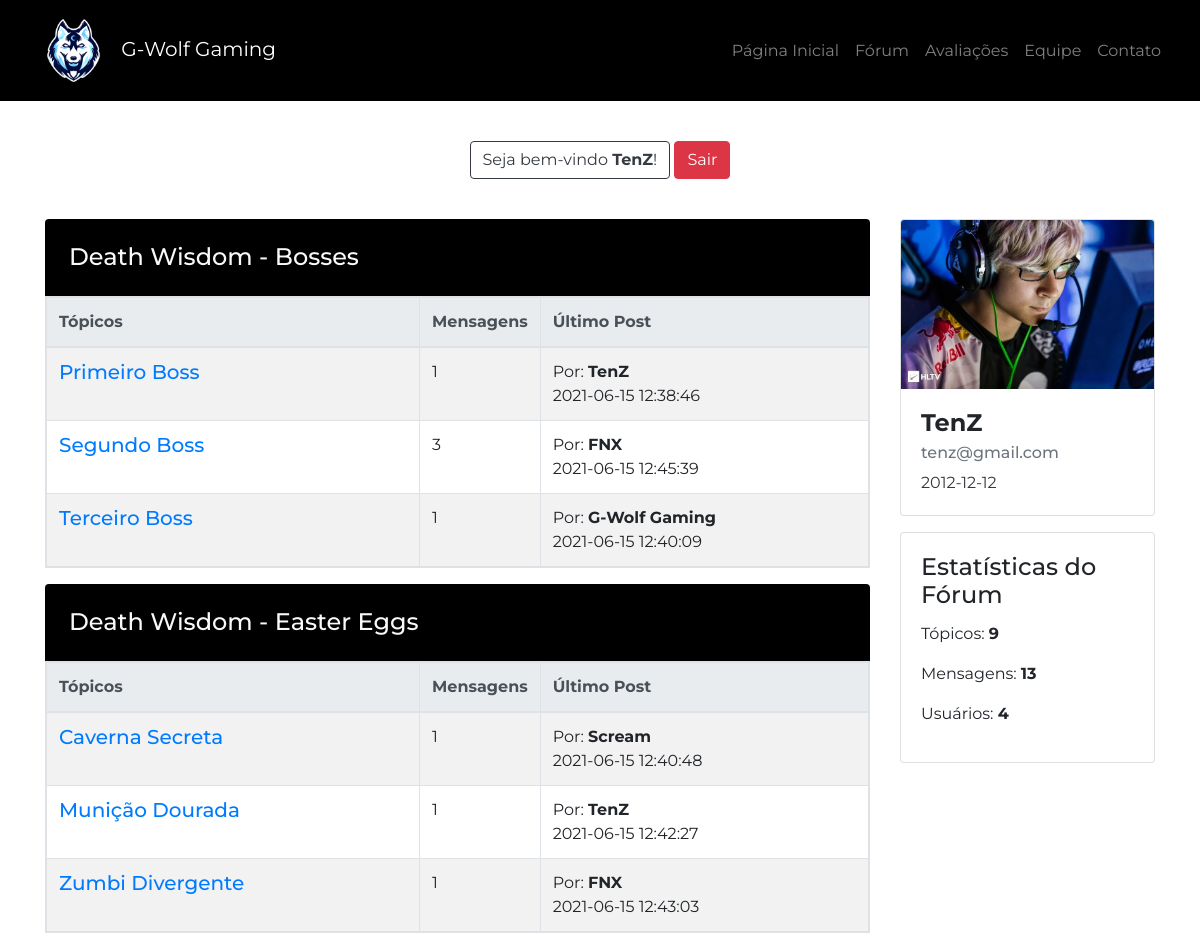
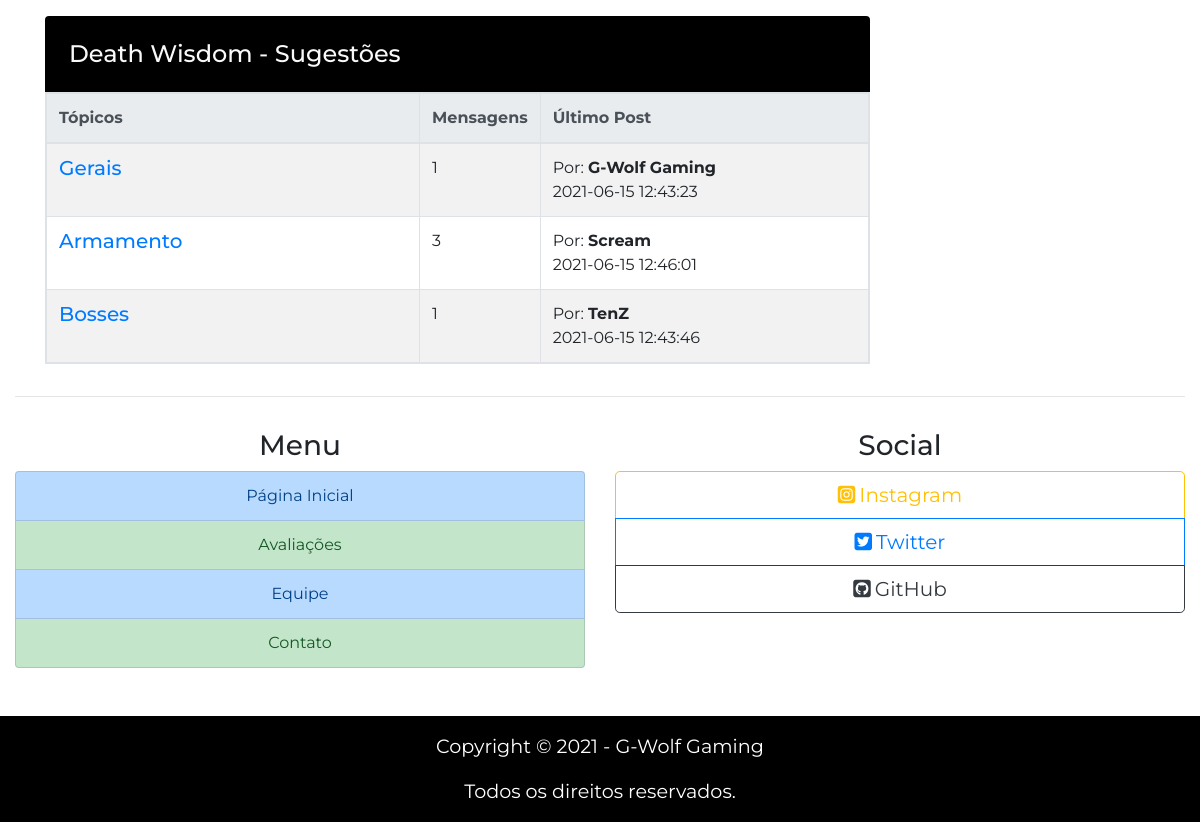
The app's page /forum.php (signed in) with its own data (2 pictures, top to bottom).
### tables this page shows
CREATE TABLE IF NOT EXISTS `mensagens_topico` (
  `id_msg` int(11) NOT NULL AUTO_INCREMENT,
  `conteudo_msg` varchar(3000) NOT NULL,
  `autor_msg` varchar(255) NOT NULL,
  `img_autor_msg` varchar(40) NOT NULL,
  `data_msg` datetime NOT NULL,
  `topico_msg` varchar(255) NOT NULL,
  PRIMARY KEY (`id_msg`)
);

### forum.php (the view, shortened to what the rows shown need)
<?php
include_once("./php/contagem.php");
?>
<!DOCTYPE html>
<html lang="pt-br">
<head>
    <link rel="stylesheet" href="https://stackpath.bootstrapcdn.com/bootstrap/4.5.0/css/bootstrap.min.css">
    <link rel="stylesheet" href="./css/global.css">
    <link rel="stylesheet" href="./css/homeforum.css">
</head>
<body>
    <main>
        <div class="container mt-2">
            <div class="row">
                <div class="col-12 col-lg-9 col-xl-9">
                    <h2 class="h4 categoria mb-0 p-4 rounded-top text-light">Death Wisdom - Bosses</h2>
                    <table class="table table-striped table-bordered table-responsive">
                        <thead class="thead-light">
                            <tr>
                                <th class="topics-col" scope="col">Tópicos</th>
                                <th scope="col">Mensagens</th>
                                <th class="lastpost-col" scope="col">Último Post</th>
                            </tr>
                        </thead>
                        <tbody>
                            <tr>
                                <td>
                                    <div>
                                        Por: <b><?php echo $last_pb['autor_msg']; ?></b>
                                    </div>
                                    <div>
                                        <?php echo $last_pb['data_msg'];?>
                                    </div>
                                </td>
                            </tr>
                            <tr>
                                <td>
                                    <div>
                                        Por: <b><?php echo $last_sb['autor_msg'];?></b>
                                    </div>
                                    <div>
                                        <?php echo $last_sb['data_msg'];?>
                                    </div>
                                </td>
                            </tr>
                            <tr>
                                <td>
                                    <div>
                                        Por: <b><?php echo $last_tb['autor_msg'];?></b>
                                    </div>
                                    <div>
                                        <?php echo $last_tb['data_msg'];?>
                                    </div>
                                </td>
                            </tr>
                        </tbody>
                    </table>
                    <h2 class="h4 categoria mb-0 p-4 rounded-top text-light">Death Wisdom - Easter Eggs</h2>
                    <table class="table table-striped table-bordered table-responsive">
                        <thead class="thead-light">
                            <tr>
                                <th class="topics-col" scope="col">Tópicos</th>
                                <th scope="col">Mensagens</th>
                                <th class="lastpost-col" scope="col">Último Post</th>
                            </tr>
                        </thead>
                        <tbody>
                            <tr>
                                <td>
                                    <div>
                                        Por: <b><?php echo $last_cs['autor_msg'];?></b>
                                    </div>
                                    <div>
                                        <?php echo $last_cs['data_msg'];?>
                                    </div>
                                </td>
                            </tr>
                            <tr>
                                <td>
                                    <div>
                                        Por: <b><?php echo $last_md['autor_msg'];?></b>
                                    </div>
                                    <div>
                                        <?php echo $last_md['data_msg'];?>
                                    </div>
                                </td>
                            </tr>
                            <tr>
                                <td>
                                    <div>
                                        Por: <b><?php echo $last_zd['autor_msg'];?></b>
                                    </div>
                                    <div>
                                        <?php echo $last_zd['data_msg'];?>
                                    </div>
                                </td>
                            </tr>
                        </tbody>
                    </table>
                    <h2 class="h4 categoria mb-0 p-4 rounded-top text-light">Death Wisdom - Sugestões</h2>
                    <table class="table table-striped table-bordered table-responsive">
                        <thead class="thead-light">
                            <tr>
                                <th class="topics-col" scope="col">Tópicos</th>
                                <th scope="col">Mensagens</th>
                                <th class="lastpost-col" scope="col">Último Post</th>
                            </tr>
                        </thead>
                        <tbody>
                            <tr>
                                <td>
                                    <div>
                                        Por: <b><?php echo $last_g['autor_msg'];?></b>
                                    </div>
                                    <div>
                                        <?php echo $last_g['data_msg'];?>
                                    </div>
                                </td>
                            </tr>
                            <tr>
                                <td>
                                    <div>
                                        Por: <b><?php echo $last_a['autor_msg'];?></b>
                                    </div>
                                    <div>
                                        <?php echo $last_a['data_msg'];?>
                                    </div>
                                </td>
                            </tr>
                            <tr>
                                <td>
                                    <div>
                                        Por: <b><?php echo $last_b['autor_msg'];?></b>
                                    </div>
                                    <div>
                                        <?php echo $last_b['data_msg'];?>
                                    </div>
                                </td>
                            </tr>
                        </tbody>
                    </table>
                </div>
                <div class="col-12 col-lg-3 col-xl-3">
                    <aside>
                        <div class="row">
                            <div class="col-12 col-sm-6 col-lg-12 col-xl-12">
                                <div class="card mb-3 mb-sm-3 mb-xl-3">
                                    <div class="card-body">
                                        <h2 class="h4 card-title">Estatísticas do Fórum</h1>
                                        <p>Tópicos: <b>9</b></p>
                                        <p>Mensagens: <b><?php echo $total_msg_forum; ?></b></p>
                                        <p>Usuários: <b><?php echo $total_usuarios; ?></b></p>
                                    </div>
                                </div>
                            </div>
                        </div>
                    </aside>
                </div>
            </div>
        </div>
    </main>
</body>
</html>

### records on screen
mensagens_topico: autor_msg "TenZ", data_msg "2021-06-15 12:38:46"
mensagens_topico: autor_msg "FNX", data_msg "2021-06-15 12:45:39"
mensagens_topico: autor_msg "G-Wolf Gaming", data_msg "2021-06-15 12:40:09"
mensagens_topico: autor_msg "Scream", data_msg "2021-06-15 12:40:48"
mensagens_topico: autor_msg "TenZ", data_msg "2021-06-15 12:42:27"
mensagens_topico: autor_msg "FNX", data_msg "2021-06-15 12:43:03"
mensagens_topico: autor_msg "G-Wolf Gaming", data_msg "2021-06-15 12:43:23"
mensagens_topico: autor_msg "Scream", data_msg "2021-06-15 12:46:01"
mensagens_topico: autor_msg "TenZ", data_msg "2021-06-15 12:43:46"

### other values on screen
$_SESSION['usuarioNome'] "TenZ"
$total_msg_firstb "1"
$total_msg_secondb "3"
$total_msg_thirdb "1"
$total_msg_caverna "1"
$total_msg_municao "1"
$total_msg_zumbi "1"
$total_msg_gerais "1"
$total_msg_armamento "3"
$total_msg_bosses "1"
$_SESSION['usuarioEmail'] "tenz@gmail.com"
$_SESSION['usuarioDtNasc'] "2012-12-12"
$total_msg_forum "13"
$total_usuarios "4"
